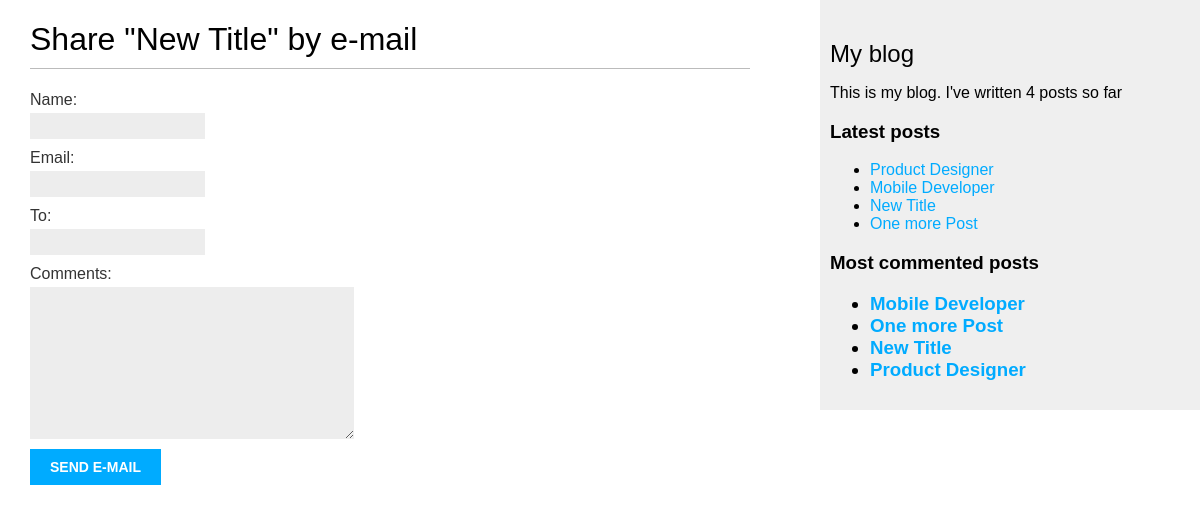
/3/share/, run on the app's committed database.
### meleapp/models.py (models this page shows, shortened)
class Post(models.Model):
    class Status(models.TextChoices):
        DRAFT= 'DF', "Draft"
        PUBLISHED= 'PB', 'Published'
    title= models.CharField(max_length=250)
    author=models.ForeignKey(User, on_delete=models.CASCADE, related_name='blog_posts')
    slug= models.SlugField(max_length=250, unique_for_date='publish')
    body= models.TextField()
    publish= models.DateTimeField(default=timezone.now)
    created= models.DateTimeField(auto_now_add=True)
    updated=models.DateTimeField(auto_now=True)
    status= models.CharField(max_length=2, choices=Status.choices,
                             default=Status.DRAFT)
    tags= TaggableManager()
    objects=models.Manager()
    published=PublishedManager()
    class Meta:
        ordering=['-publish']
        indexes = [
            models.Index(fields=['-publish']),
        ]
    def get_absolute_url(self):
        return reverse('blog:post_detail',
                       args=[self.publish.year,
                             self.publish.month,
                             self.publish.day,
                             self.slug
                            ])

### meleapp/views.py (the view)
def post_share(request, post_id):
    post=get_object_or_404(Post, id=post_id, status=Post.Status.PUBLISHED)
    sent=False
    if request.method == "POST":
        form = EmailPostForm(request.POST)
        if form.is_valid():
            cd=form.cleaned_data  #helps to retrieve the validated data
            post_url=request.build_absolute_uri(post.get_absolute_url())
            subject=f"{cd['name']} recommends you read"\
                    f"{post.title}"
            message= f"Read{post.title} at {post_url}\n\n"\
                    f"{cd['name']}\'s comments: {cd['comments']}"
            send_mail(subject, message, 'adebusolayeye@gmail.com',
                      [cd['to']])
            sent=True
    else:
        form= EmailPostForm()
    return render(request, 'meleapp/share.html', {'post':post,
                                                  'form':form,
                                 'sent':sent})

### meleapp/forms.py
class EmailPostForm(forms.Form):
    name=forms.CharField(max_length=25)
    email=forms.EmailField()
    to=forms.EmailField()
    comments=forms.CharField(required=False,
                             widget=forms.Textarea
                             )

### meleapp/models.py (called while the page is built)
    def get_queryset(self):
        return super().get_queryset().filter(status=Post.Status.PUBLISHED)

### meleapp/templatetags/blog_tags.py (called while the page is built)
@register.simple_tag
def total_posts():
    return Post.published.count()

@register.inclusion_tag('meleapp/latest_posts.html')
def show_latest_posts(count=5):
    latest_posts= Post.published.order_by('-publish')[:count]
    return {'latest_posts': latest_posts}

@register.simple_tag
def get_most_commented_posts(count=5):
    return Post.published.annotate(
        total_comments=Count('comments')
    ).order_by('-total_comments')[:count]

### meleapp/templates/meleapp/share.html (shortened to what this page needs)
{% extends "meleapp/base.html" %}
{% block content %}
    {% if sent %}
        <h1>E-mail successfully sent</h1>
    <p>
        "{{ post.title }}" was successfully sent to {{ form.cleaned_data.to }}.
    </p>
    {% else %}
        <h1>Share "{{ post.title }}" by e-mail</h1>
    <form method="post">
        {{ form.as_p }}
        <input type="submit" value="Send e-mail">
    </form>
  {% endif %}
{% endblock %}

### meleapp/templates/meleapp/base.html (shortened to what this page needs)
{% load blog_tags %}
{% load static %}
<!DOCTYPE html>
<html>
<head>
    <link href="{% static '/css/main.css' %}" rel="stylesheet">
</head>
<body>
<div id="content">
    {% block content %}
    {% endblock %}
</div>
<div id="sidebar">
    <h2>My blog</h2>
<p>
 This is my blog.
 I've written {% total_posts %} posts so far
 </p>
    <h3>Latest posts</h3>
    {% show_latest_posts %}
    <h3>Most commented posts
    {% get_most_commented_posts as most_commented_posts %}
    <ul>
        {% for post in most_commented_posts %}
        <li>
            <a href="{{ post.get_absolute_url }}">{{ post.title }}</a>
        </li>
        {% endfor %}
    </ul>
</div>
</body>
</html>

### meleapp/templates/meleapp/latest_posts.html
<ul>
    {% for post in latest_posts %}
    <li>
        <a href="{{ post.get_absolute_url }}">{{ post.title }}</a>
    </li>
    {% endfor %}
</ul>

### meleapp/static/css/main.css (style rules this page uses)
body { margin:0; padding:0; font-family:helvetica, sans-serif; }
a { color:#00abff; text-decoration:none; }
h1 { font-weight:normal; border-bottom:1px solid #bbb; padding:0 0 10px 0; }
h2 { font-weight:normal; margin:30px 0 0; }
#content { float:left; width:60%; padding:0 0 0 30px; }
#sidebar { float:right; width:30%; padding:10px; background:#efefef; height:100%; }
label { float:left; clear:both; color:#333; margin-bottom:4px; }
input, textarea { clear:both; float:left; margin:0 0 10px; background:#ededed; border:0; padding:6px 10px; font-size:12px; }
input[type=submit] { font-weight:bold; background:#00abff; color:#fff; padding:10px 20px; font-size:14px; text-transform:uppercase; }

### data on the page
Post: title "New Title"
Post: title "Product Designer"
Post: title "Mobile Developer"
Post: title "One more Post"
